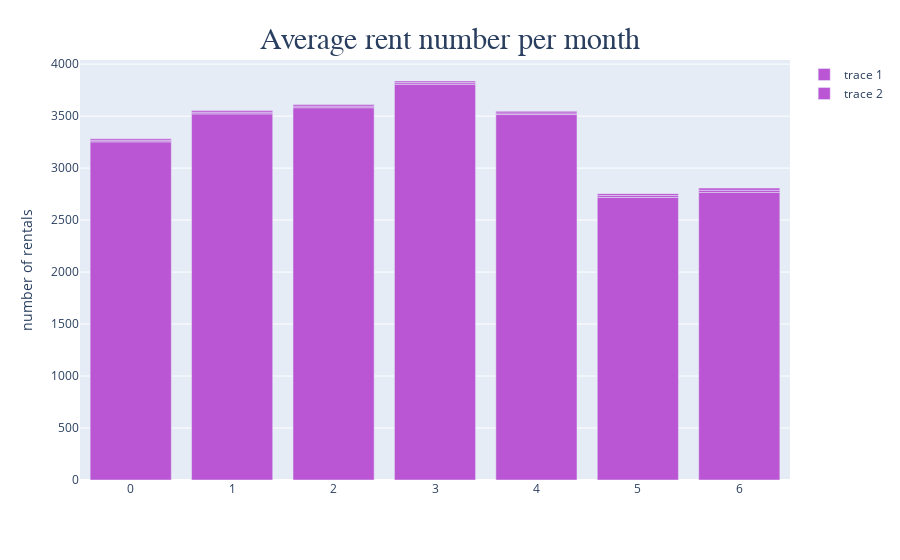

Notebook code cell kept with this figure:
### Code cell
ig = go.Figure()
fig. add_trace(go.Bar(x=average_time_of_rent_per_day['day_of_week'], y=average_time_of_rent_per_day['duration_min']))
fig.update_layout(
    title={
        'text': 'Average rent number per month',
         'font': {
              'family': 'Calibri',
              'size': 30
        },'y':0.95,
        'x':0.5,
        'xanchor': 'center',
        'yanchor': 'top'})
fig.update_traces(marker_color='mediumorchid')
fig.update_yaxes(
    title_text = 'number of rentals',
    )
fig.update_xaxes(
    title_text = None)

fig.show()

### Figure 1 — Plotly figure (JSON) as saved in the notebook; plotly's stock layout.template omitted (floating-point values rounded to 4 significant figures)
{"data": [{"alignmentgroup": "True", "hoverlabel": {"namelength": 0}, "hovertemplate": "x=%{x}<br>num_per_day=%{y}", "legendgroup": "", "marker": {"color": "mediumorchid"}, "name": "", "offsetgroup": "", "orientation": "v", "showlegend": false, "textposition": "auto", "type": "bar", "x": [0, 1, 2, 3, 4, 5, 6], "xaxis": "x", "y": [3253.0, 3522.0, 3581.0, 3807.0, 3515.0, 2717.0, 2766.0], "yaxis": "y"}, {"marker": {"color": "mediumorchid"}, "type": "bar", "x": [0, 1, 2, 3, 4, 5, 6], "y": [15.32, 15.76, 15.09, 15.55, 15.41, 18.57, 20.93]}, {"marker": {"color": "mediumorchid"}, "type": "bar", "x": [0, 1, 2, 3, 4, 5, 6], "y": [15.32, 15.76, 15.09, 15.55, 15.41, 18.57, 20.93]}], "layout": {"barmode": "relative", "legend": {"tracegroupgap": 0}, "margin": {"t": 60}, "title": {"font": {"family": "Calibri", "size": 30}, "text": "Average rent number per month", "x": 0.5, "xanchor": "center", "y": 0.95, "yanchor": "top"}, "xaxis": {"anchor": "y", "domain": [0, 1], "title": {}}, "yaxis": {"anchor": "x", "domain": [0, 1], "title": {"text": "number of rentals"}}}}
